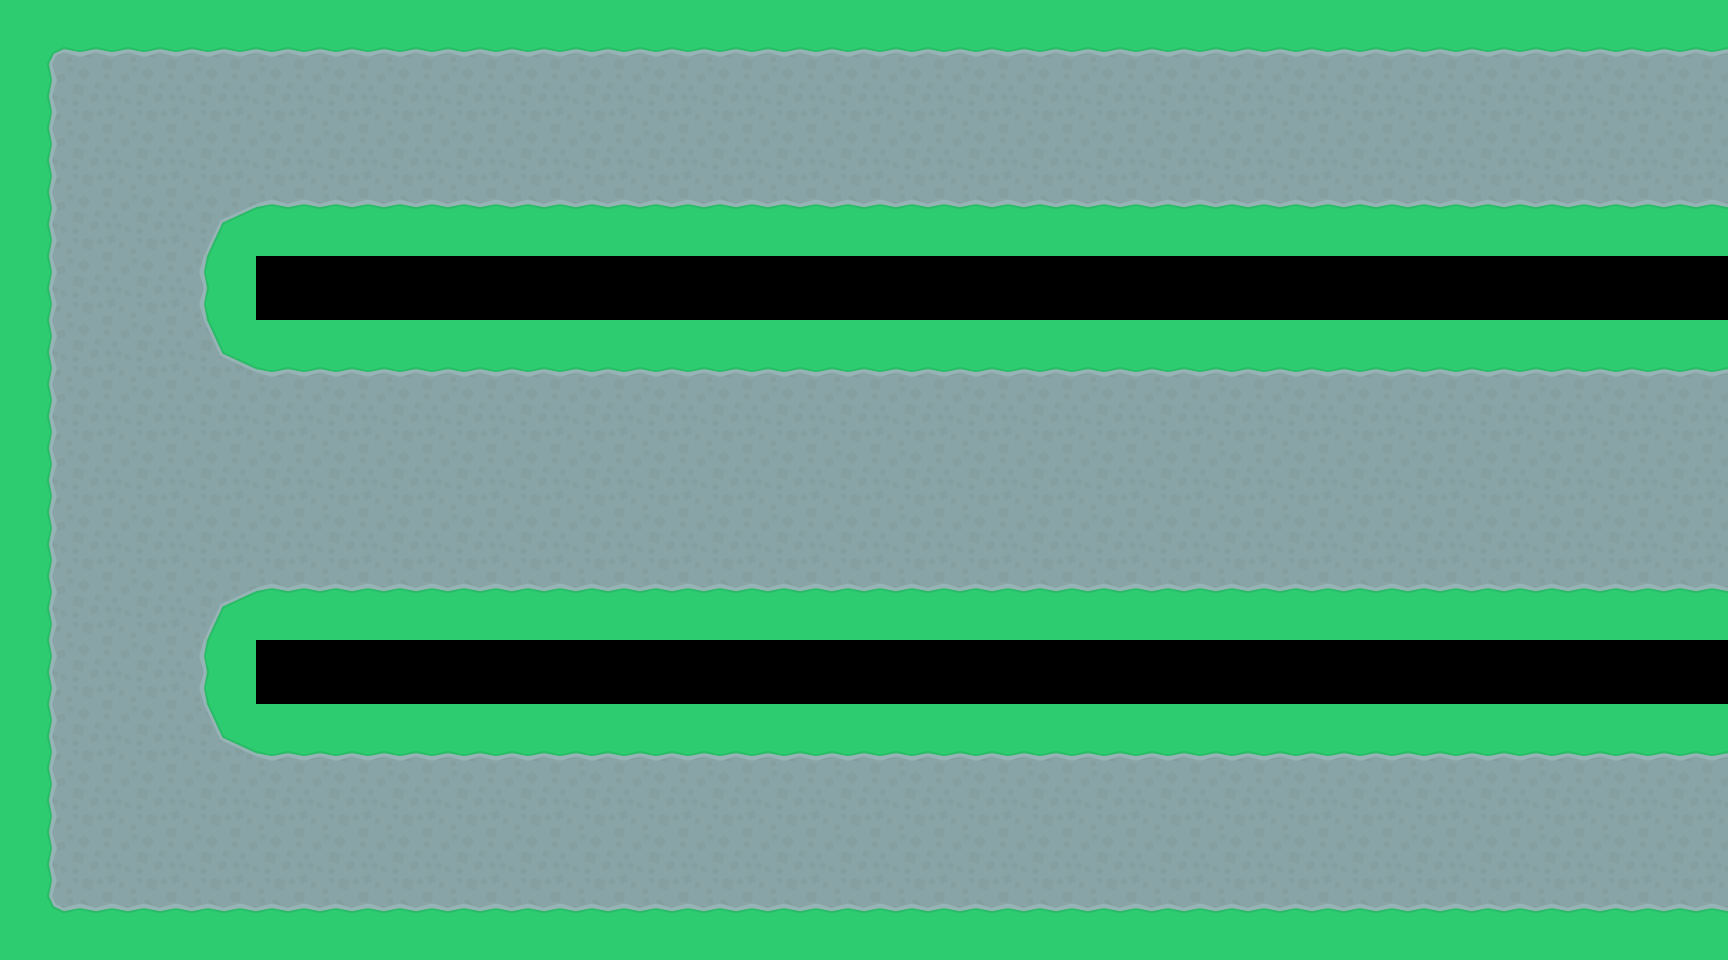

This is a level from a 2D game, rendered from its Tiled map with the project's own tilesets. A one-line summary and the map file follow, with tile-layer data summarised:
An orthogonal 27x15 tile map with 64x64 px tiles, 1 tile layer (Tile Layer 1).

<map version="1.0" orientation="orthogonal" renderorder="left-up" width="27" height="15" tilewidth="64" tileheight="64" nextobjectid="1">
 <tileset firstgid="1" name="tower defence" tilewidth="64" tileheight="64" tilecount="299" columns="23">
  <image source="../img/tiles/Tower Defence/Tilesheet/towerDefense_tilesheet.png" width="1472" height="832" />
 </tileset>
 <layer name="Tile Layer 1" width="27" height="15">
  <data>[405 cells, 359 non-empty, 9 distinct tile ids]</data>
 </layer>
</map>
